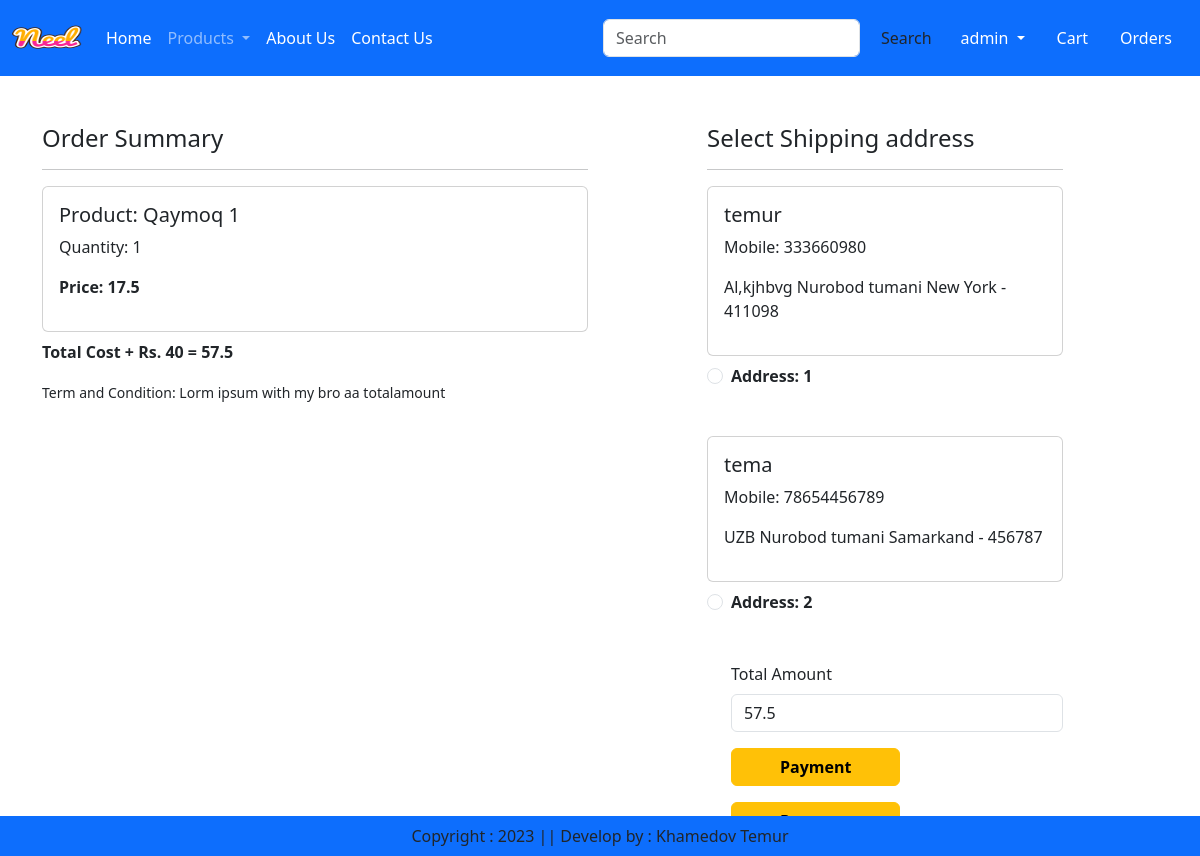
The page /checkout/ (signed in) on the database as committed earlier.
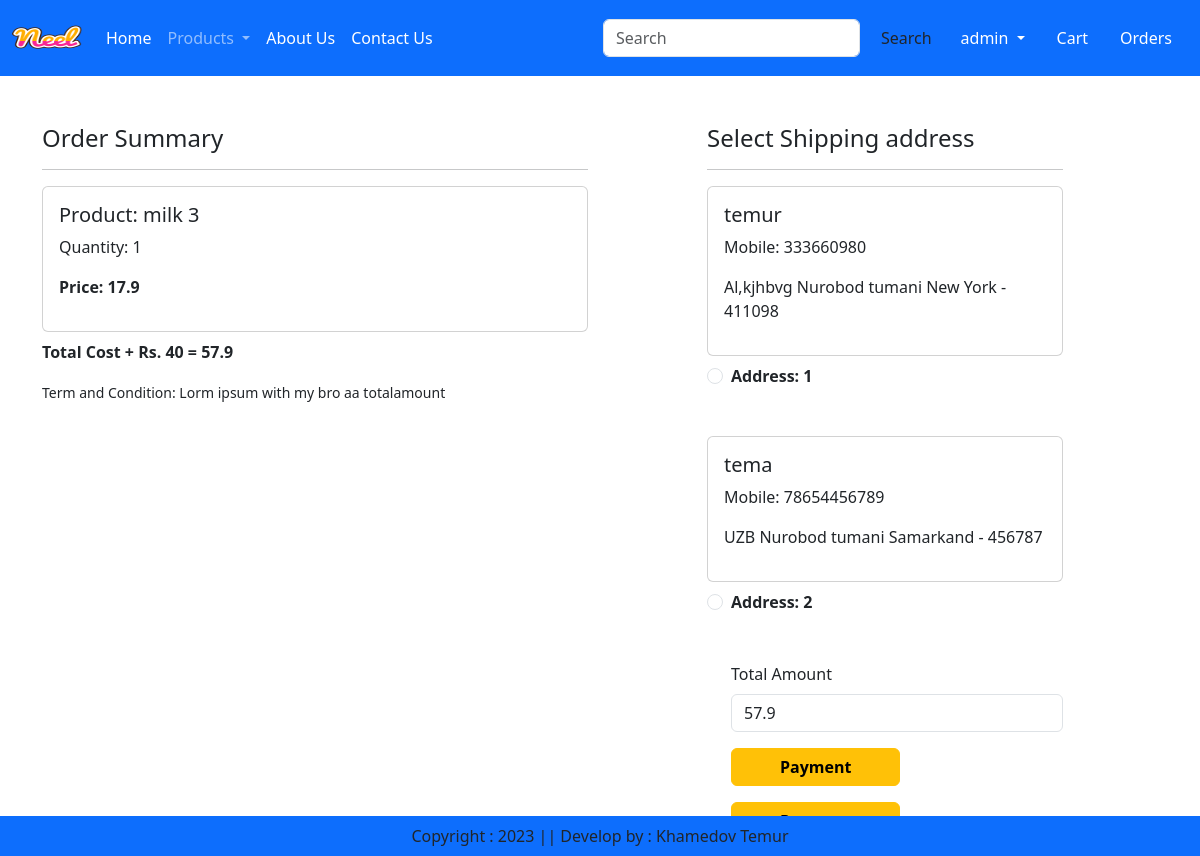
The same page on the database as committed later.
### commerce/models.py (models this page shows, shortened)
class Cart(models.Model):
    user = models.ForeignKey(User, on_delete=models.CASCADE)
    product = models.ForeignKey(Product, on_delete=models.CASCADE)
    quantity = models.PositiveIntegerField(default=1)

class Product(models.Model):
    title = models.CharField(max_length=100)
    selling_price = models.FloatField()
    discounted_price = models.FloatField()
    description = models.TextField()
    composition = models.TextField(default='')
    prodapp = models.TextField(default='')
    category = models.ForeignKey(Category, on_delete=models.CASCADE)
    product_image = models.ImageField(upload_to='product/')

### user/models.py (models this page shows, shortened)
class Customer(models.Model):
    user = models.ForeignKey(User, on_delete=models.CASCADE)
    name = models.CharField(max_length=200, null=True)
    locality = models.CharField(max_length=200, blank=True, null=True)
    city = models.CharField(max_length=50, null=True)
    mobile = models.IntegerField(default=0, null=True)
    zipcode = models.IntegerField(null=True)
    state = models.CharField(max_length=100, blank=True, null=True)

### commerce/views.py (the view, shortened to what this page needs)
# urls.py: path('checkout/', Checkout.as_view(), name='checkout'),
class Checkout(View):
    def get(self, request):
        user = request.user
        add = Customer.objects.filter(user=user)
        cart_items = Cart.objects.filter(user=user)
        famount = 0
        for p in cart_items:
            value = p.quantity * p.product.discounted_price
            famount = famount + value
        totalamount = famount + 40
        return render(request, 'checkout.html', locals())

### commerce/context_processors.py (called while the page is built)
def category_list(request):
    categories = Category.objects.all()
    return {'categories' : categories}

### templates/checkout.html (shortened to what this page needs)
{% extends 'base.html' %}
{% load static %}
{% block main-content %}
<div class="container">
    <div class="row mt-5">
        <div class="col-sm-6">
            <h4>Order Summary</h4>
            <hr>
            {% for item in cart_items %}
                <div class="card mb-2">
                    <div class="card-body">
                        <h5>Product: {{ item.product.title }}</h5>
                        <p>Quantity: {{ item.quantity }}</p>
                        <p class="fw-bold">Price: {{ item.product.discounted_price }}</p>
                    </div>
                </div>
            {% endfor %}
            <p class="fw-bold">Total Cost + Rs. 40 =  {{ totalamount }}</p>
            <small>Term and Condition: Lorm ipsum with my bro aa totalamount</small>
        </div>
        <div class="col-sm-4 offset-sm-1">
            <h4>Select Shipping address</h4>
            <hr>
            <form method="post" id="myform">
                {% for ad in add %}
                    <div class="card">
                        <div class="card-body">
                            <h5>{{ ad.name }}</h5>
                            <p>Mobile: {{ ad.mobile }}</p>
                            <p>{{ ad.locality }} {{ ad.city }} {{ ad.state }} - {{ ad.zipcode }}</p>
                        </div>
                    </div>
                    <div class="form-check mt-2 mb-5">
                        <input class="form-check-input" type="radio" name="custid" id="custadd{{ forloop.counter }}" value="{{ ad.id}}">
                        <label class="form-check-label fw-bold" for="custadd{{ forloop.counter }}" >Address: {{ forloop.counter }}</label>
                    </div>
                {% endfor %}
                <div class="form-check  mb-3">
                    <div>
                    <label class="form-label">Total Amount</label>
                    <input type="number" class="form-control" name="totamount" value="{{ totalamount }}" readonly>
                    </div>
                    <button type="submit" class="btn btn-warning mt-3 px-5 fw-bold">Payment</button>
                    <div class="col-4">
                        <button type="submit" class="btn btn-warning mt-3 px-5 fw-bold">Payment</button>
                    </div>
                </div>
            </form>
        </div>
    </div>
</div>
{% endblock main-content %}

Rows that differ between the two databases and show on the page:
removed Cart: product "Qaymoq 1", quantity "1", product.discounted_price "17.5"
added Cart: product "milk 3", quantity "1", product.discounted_price "17.9"
Other text that changed with them:
{{ totalamount }}: "57.5" → "57.9"
form field totamount: "57.5" → "57.9"
